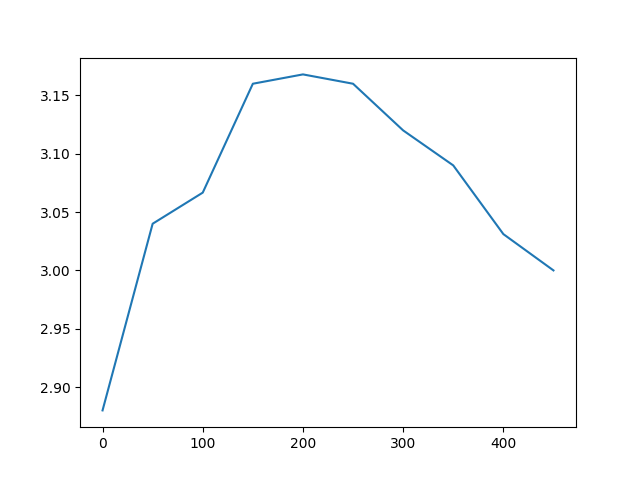

Python code for this plot:
import numpy
from manim import *
from math import pi
import matplotlib.pyplot as plt

num=50
sub_num=0
pi_current=numpy.zeros(10)
x_axes=numpy.random.uniform(-1,1,500)
y_axes=numpy.random.uniform(-1,1,500)
index=0
while num<=500:
    for i in range(50):
        if x_axes[num-50+i]**2+y_axes[num-50+i]**2<1:
            sub_num+=1
    pi_current[num//50-1]=4*sub_num/num
    num+=50
plt.plot(numpy.arange(0,500,50),pi_current)
plt.show()

class MonteCarlo(Scene):
    def construct(self):
        num = 0
        myplane = (
            Axes(
                x_range=[0, 500, 50], x_length=7, y_range=[0, 5, 0.5], y_length=5
            )
            .shift(DOWN + 3 * RIGHT)
            .add_coordinates()
        )
        self.add(myplane)
        line = myplane.get_horizontal_line(myplane.c2p(510, pi, 0), color=YELLOW)
        self.add(line)
        circle = Circle(radius=1, color=GREEN).shift(UP + 3 * LEFT)
        square = Square(side_length=2, color=RED).shift(UP + 3 * LEFT)
        self.play(DrawBorderThenFill(myplane))
        self.play(Create(circle))
        self.play(Create(square))
        dot_group = VGroup()
        self.add(dot_group)
        num = 50
        eq1 = MathTex(r"\pi").shift(3 * UP + 7 * LEFT)
        self.add(eq1)
        self.play(FadeIn(eq1))
        eq2 = MathTex(r"=4*\frac{Area \ of \ Circle}{Area \ of \ Square}").next_to(
            eq1, 2 * RIGHT
        )
        self.add(eq2)
        self.play(FadeIn(eq2))
        eq3 = MathTex(
            r"=4*\frac{Number \ of \ point \ in \ Circle}{Number \ of \ points \ in \ square}"
        ).next_to(eq2, 2 * RIGHT)
        self.play(FadeIn(eq3))
        while num != 550:
            dot_subgroup = VGroup()
            for i in range(50):
                a,b=x_axes[num-50+i],y_axes[num-50+i]
                if a**2+b**2<=1:
                    dot = Dot(point=(a, b, 0),color=GREEN,radius=0.05).shift(UP + 3 * LEFT)
                else:
                    dot = Dot(point=(a, b, 0),color=RED,radius=0.05).shift(UP + 3 * LEFT)
                dot_subgroup.add(dot)
            dot_group.add(dot_subgroup)
            self.play(FadeIn(dot_subgroup))
            
            line=Line(
                    start=myplane.c2p(0,0,0) if num==50 else myplane.c2p(num-50,pi_current[num//50-2],0),
                    end=myplane.c2p(num, pi_current[num//50-1], 0), color=GREEN
                )
            dot=Dot(point=myplane.c2p(num,pi_current[num//50-1],0),color=BLUE)
            label=MathTex(r"("+str(num)+", "+str(pi_current[num//50-1])[:4]+")").scale(0.4).next_to(dot,UP if (num//50)%2==1 else DOWN)
            self.add(line)
            self.play(Create(line))
            self.add(dot)
            self.play(FadeIn(dot))
            self.add(label)
            self.play(Write(label))
            pi_previous = pi_current
            self.wait(2)
            num += 50
